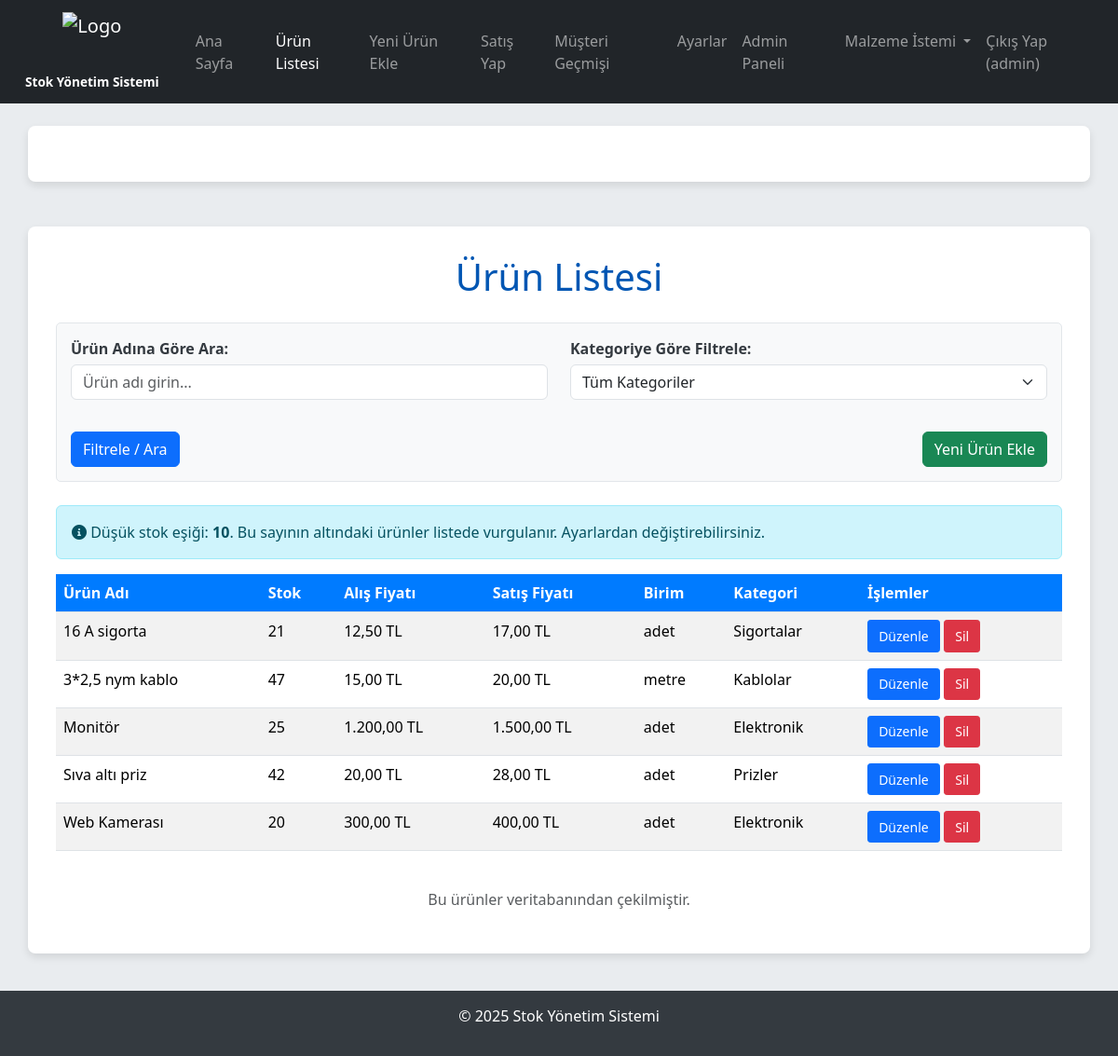
/urun_listesi (signed in), run on the app's committed database.
### app.py (models this page shows)
class Urun(db.Model):
    __tablename__ = 'urunler'
    id = db.Column(db.Integer, primary_key=True)
    ad = db.Column(db.String(100), nullable=False)
    stok = db.Column(db.Integer, default=0)
    alis_fiyat = db.Column(db.Float, nullable=False)
    satis_fiyat = db.Column(db.Float, nullable=False)
    birim = db.Column(db.String(50), nullable=False)
    kategori = db.Column(db.String(50), nullable=False)

### app.py (the view)
@app.route('/urun_listesi')
@login_required
@role_required('admin')
def urun_listesi():
    ayarlar = Ayar.query.first()
    düsuk_stok_esigi = ayarlar.düsuk_stok_esigi if ayarlar and ayarlar.düsuk_stok_esigi is not None else 10
    kategori_filtre = request.args.get('kategori_filtre')
    search_term = request.args.get('search_term')
    query = Urun.query
    if kategori_filtre and kategori_filtre != "Tüm Kategoriler":
        query = query.filter_by(kategori=kategori_filtre)
    if search_term:
        query = query.filter(Urun.ad.like(f'%{search_term}%'))
    urunler = query.order_by(Urun.ad).all()
    urunler_for_template = []
    for urun_item in urunler:
        urun_dict = urun_item.__dict__
        urun_dict.pop('_sa_instance_state', None)
        if urun_dict['stok'] <= düsuk_stok_esigi:
            urun_dict['is_düsuk_stok'] = True
        else:
            urun_dict['is_düsuk_stok'] = False
        urunler_for_template.append(urun_dict)
    kategoriler = Urun.query.with_entities(Urun.kategori).distinct().order_by(Urun.kategori).all()
    return render_template('index.html',
                           urunler=urunler_for_template,
                           kategoriler=kategoriler,
                           current_kategori=kategori_filtre,
                           current_search_term=search_term,
                           düsuk_stok_esigi=düsuk_stok_esigi)

### app.py (called while the page is built)
@app.template_filter('format_tl')
def format_tl_filter(value):
    if value is None:
        return "0,00 TL"
    try:
        formatted_value = "{:,.2f}".format(float(value))
        return formatted_value.replace(",", "X").replace(".", ",").replace("X", ".") + " TL"
    except (ValueError, TypeError):
        return str(value) + " TL"

def login_required(f):
    @wraps(f)
    def decorated_function(*args, **kwargs):
        if 'kullanici_id' not in session:
            flash('Bu sayfaya erişmek için giriş yapmalısınız.', 'danger')
            return redirect(url_for('giris'))
        return f(*args, **kwargs)
    return decorated_function

def role_required(required_role):
    def decorator(f):
        @wraps(f)
        def decorated_function(*args, **kwargs):
            if 'kullanici_id' not in session:
                flash('Bu sayfaya erişmek için giriş yapmalısınız.', 'danger')
                return redirect(url_for('giris'))
            user = Kullanici.query.get(session['kullanici_id'])
            if user and user.rol == required_role:
                return f(*args, **kwargs)
            else:
                flash(f'Bu sayfaya erişim yetkiniz yok. Gerekli rol: {required_role}', 'danger')
                return redirect(url_for('anasayfa'))
        return decorated_function
    return decorator

### templates/index.html (shortened to what this page needs)
<!DOCTYPE html>
<html lang="tr">
<head>
    <link href="https://cdn.jsdelivr.net/npm/bootstrap@5.3.3/dist/css/bootstrap.min.css" rel="stylesheet">
    <link rel="stylesheet" href="https://cdnjs.cloudflare.com/ajax/libs/font-awesome/6.0.0-beta3/css/all.min.css" />
</head>
<body>
    <nav class="navbar navbar-expand-lg navbar-dark bg-dark mb-4">
        <div class="container-fluid">
            <a class="navbar-brand" href="{{ url_for('anasayfa') }}">
                <img src="{{ url_for('static', filename='images/logo.png') }}" alt="Logo" class="logo-img">
                <span class="app-title-text">Stok Yönetim Sistemi</span>
            </a>
            <div class="collapse navbar-collapse" id="navbarNav">
                <ul class="navbar-nav ms-auto">
                    <li class="nav-item">
                        <a class="nav-link" href="{{ url_for('anasayfa') }}">Ana Sayfa</a>
                    </li>
                    {% if session.get('rol') == 'admin' %}
                    <li class="nav-item">
                        <a class="nav-link active" aria-current="page" href="{{ url_for('urun_listesi') }}">Ürün Listesi</a>
                    </li>
                    {% endif %}
                    <li class="nav-item">
                        <a class="nav-link" href="{{ url_for('yeni_urun') }}">Yeni Ürün Ekle</a>
                    </li>
                    <li class="nav-item">
                        <a class="nav-link" href="{{ url_for('satis_yap') }}">Satış Yap</a>
                    </li>
                    <li class="nav-item">
                        <a class="nav-link" href="{{ url_for('musteri_gecmisi') }}">Müşteri Geçmişi</a>
                    </li>
                    <li class="nav-item">
                        <a class="nav-link" href="{{ url_for('ayarlar') }}">Ayarlar</a>
                    </li>
                    {% if session.get('rol') == 'admin' %}
                    <li class="nav-item">
                        <a class="nav-link" href="{{ url_for('admin_panel_kullanicilar') }}">Admin Paneli</a>
                    </li>
                    {% endif %}
                    {% if session.get('kullanici_id') %}
                    <li class="nav-item dropdown">
                        <a class="nav-link dropdown-toggle" href="#" id="navbarDropdownMalzemeIstemi" role="button" data-bs-toggle="dropdown" aria-expanded="false">
                            Malzeme İstemi
                        </a>
                    </li>
                    {% endif %}
                    {% if session.get('kullanici_id') %}
                    <li class="nav-item">
                        <a class="nav-link" href="{{ url_for('cikis') }}">Çıkış Yap ({{ session.get('kullanici_adi') }})</a>
                    </li>
                    {% endif %}
                </ul>
            </div>
        </div>
    </nav>
    <div class="container mt-3">
    </div>
    <div class="container mt-5">
        <h1>Ürün Listesi {% if current_kategori %}: {{ current_kategori }}{% endif %}</h1>
        <div class="filter-search-section">
            <form action="{{ url_for('urun_listesi') }}" method="get">
                <div class="row">
                    <div class="col-md-6 mb-3">
                        <label for="search_term" class="form-label">Ürün Adına Göre Ara:</label>
                        <input type="text" name="search_term" id="search_term" class="form-control" placeholder="Ürün adı girin..." value="{{ request.args.get('search_term', '') }}">
                    </div>
                    <div class="col-md-6 mb-3">
                        <label for="kategori_filtre" class="form-label">Kategoriye Göre Filtrele:</label>
                        <select name="kategori_filtre" id="kategori_filtre" class="form-select">
                            <option value="">Tüm Kategoriler</option>
                        </select>
                    </div>
                </div>
                <div class="d-flex justify-content-between align-items-center mt-2">
                    <button type="submit" class="btn btn-primary">Filtrele / Ara</button>
                    {% if session.get('rol') == 'admin' %}
                    <a href="{{ url_for('yeni_urun') }}" class="btn btn-success ms-auto">Yeni Ürün Ekle</a>
                    {% endif %}
                </div>
            </form>
        </div>
        <div class="alert alert-info mt-3" role="alert">
            <i class="fas fa-info-circle"></i> Düşük stok eşiği: <strong>{{ düsuk_stok_esigi }}</strong>. Bu sayının altındaki ürünler listede vurgulanır. Ayarlardan değiştirebilirsiniz.
        </div>
        <div class="table-responsive">
            <table class="table table-striped table-hover table-product-list">
                <thead>
                    <tr>
                        <th>Ürün Adı</th>
                        <th>Stok</th>
                        <th>Alış Fiyatı</th>
                        <th>Satış Fiyatı</th>
                        <th>Birim</th>
                        <th>Kategori</th>
                        <th>İşlemler</th>
                    </tr>
                </thead>
                <tbody>
                    {% for urun in urunler %}
                    <tr class="{% if urun['is_düsuk_stok'] %}low-stock-row{% endif %}">
                        <td>
                            {{ urun['ad'] }}
                        </td>
                        <td>{{ urun['stok'] }}</td>
                        <td>{{ urun['alis_fiyat'] | format_tl }}</td>
                        <td>{{ urun['satis_fiyat'] | format_tl }}</td>
                        <td>{{ urun['birim'] }}</td>
                        <td>{{ urun['kategori'] }}</td>
                        <td class="action-buttons">
                            {% if session.get('rol') == 'admin' %}
                            <a href="{{ url_for('duzenle', id=urun['id']) }}" class="btn btn-primary btn-sm">Düzenle</a>
                            <form action="{{ url_for('sil', id=urun['id']) }}" method="POST" style="display:inline-block;" onsubmit="return confirm('Bu ürünü silmek istediğinizden emin misiniz?');">
                                <button type="submit" class="btn btn-danger btn-sm">Sil</button>
                            </form>
                            {% else %}
                            <span class="text-muted">Yetkisiz</span>
                            {% endif %}
                        </td>
                    </tr>
                    {% else %}
                    <tr>
                        <td colspan="7" class="text-center text-muted">Stokta aradığınız kriterlere uygun ürün bulunmuyor.</td>
                    </tr>
                    {% endfor %}
                </tbody>
            </table>
        </div>
        <p class="text-muted mt-4 text-center">Bu ürünler veritabanından çekilmiştir.</p>
    </div>
    <footer>
        <p>&copy; {{ now().year }} Stok Yönetim Sistemi</p>
    </footer>
</body>
</html>

### templates/index.html (style rules this page uses)
body { font-family: 'Segoe UI', Tahoma, Geneva, Verdana, sans-serif; background-color: #e9ecef; color: #343a40; }
.navbar-brand { display: flex; flex-direction: column; align-items: center; text-align: center; padding: 5px 15px; }
.navbar-brand .logo-img { height: 60px; width: auto; margin-bottom: 5px; }
.navbar-brand .app-title-text { font-size: 0.85rem; font-weight: bold; color: white; white-space: nowrap; }
.container { background-color: #ffffff; border-radius: 8px; box-shadow: 0 4px 8px rgba(0, 0, 0, 0.1); padding: 30px; }
h1 { color: #0056b3; margin-bottom: 25px; text-align: center; }
.btn-sm { padding: .35rem .7rem; font-size: .875rem; border-radius: .2rem; }
.filter-search-section { margin-bottom: 25px; padding: 15px; background-color: #f8f9fa; border-radius: 5px; border: 1px solid #e2e6ea; }
.filter-search-section .form-label { font-weight: bold; margin-bottom: 5px; }
.filter-search-section .form-control, .filter-search-section .form-select { margin-bottom: 10px; }
.table-product-list th { background-color: #007bff; color: white; }
footer { margin-top: 40px; padding: 15px; background-color: #343a40; color: white; text-align: center; width: 100%; }

### data on the page
Urun: ad "16 A sigorta", stok "21", alis_fiyat "12,50 TL", satis_fiyat "17,00 TL", birim "adet", kategori "Sigortalar"
Urun: ad "3*2,5 nym kablo", stok "47", alis_fiyat "15,00 TL", satis_fiyat "20,00 TL", birim "metre", kategori "Kablolar"
Urun: ad "Monitör", stok "25", alis_fiyat "1.200,00 TL", satis_fiyat "1.500,00 TL", birim "adet", kategori "Elektronik"
Urun: ad "Sıva altı priz", stok "42", alis_fiyat "20,00 TL", satis_fiyat "28,00 TL", birim "adet", kategori "Prizler"
Urun: ad "Web Kamerası", stok "20", alis_fiyat "300,00 TL", satis_fiyat "400,00 TL", birim "adet", kategori "Elektronik"

### other printed values
{{ session.get('kullanici_adi') }} "admin"
{{ düsuk_stok_esigi }} "10"
